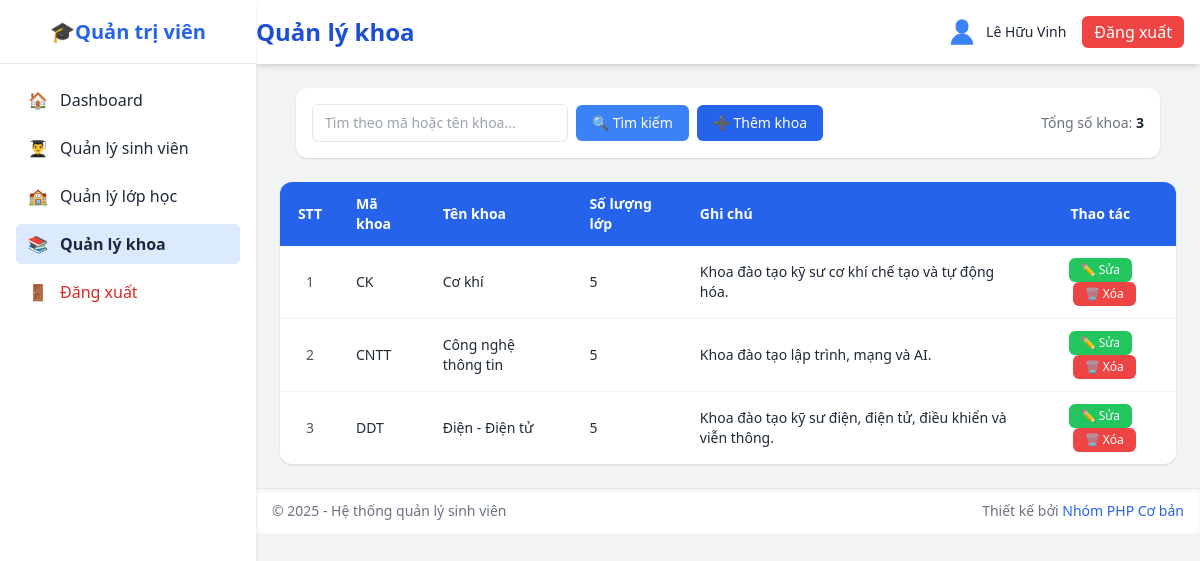
The page /admin/faculty_list.php (signed in) on the database its author committed.
### tables this page shows
CREATE TABLE `khoa` (
  `makhoa` varchar(20) NOT NULL,
  `tenkhoa` varchar(100) NOT NULL,
  `mota` text DEFAULT NULL
);

### database/pdo.php (called while the page is built, shortened)
<?php
class DB
{
    private static $pdo = null;
    private static function connect_pdo(): \PDO
    {
        $host = DB_HOST;
        $user = DB_USERNAME;
        $pass = DB_PASSWORD;
        $db   = DB_NAME;
        $charset = DB_CHARSET;
        $dsn = "mysql:host={$host};dbname={$db};charset={$charset}";
        try {
            $options = [
                \PDO::ATTR_ERRMODE => \PDO::ERRMODE_EXCEPTION,
                \PDO::ATTR_DEFAULT_FETCH_MODE => \PDO::FETCH_ASSOC,
                \PDO::ATTR_EMULATE_PREPARES => false,
            ];
            return new \PDO($dsn, $user, $pass, $options);
        } catch (\PDOException $e) {
            die('Kết nối PDO thất bại: ' . $e->getMessage());
        }
    }
    private static function init()
    {
        if (self::$pdo === null) {
            self::$pdo = self::connect_pdo();
        }
    }
    public static function getPdo()
    {
        return self::$pdo;
    }
    public static function select(string $sql, array $params = []): array
    {
        $stmt = self::getPdo()->prepare($sql);
        $stmt->execute($params);
        return $stmt->fetchAll();
    }
    public static function selectOne(string $sql, array $params = []): ?array
    {
        $stmt = self::getPdo()->prepare($sql);
        $stmt->execute($params);
        $row = $stmt->fetch();
        return $row === false ? null : $row;
    }
}

### admin/faculty_list.php (the view, shortened to what this page needs)
<?php
$search = trim($_GET['search'] ?? '');
$page = max(1, intval($_GET['page'] ?? 1));
$per_page = 5;
$offset = ($page - 1) * $per_page;
$where = [];
$params = [];
$whereClause = !empty($where) ? 'WHERE ' . implode(' AND ', $where) : '';
$total = DB::selectOne(
    "
    SELECT COUNT(*) as count
    FROM khoa k
    $whereClause",
    $params
)['count'];
$khoas = DB::select(
    "
    SELECT k.*, COUNT(l.malop) as solop
    FROM khoa k
    LEFT JOIN lop l ON k.makhoa = l.makhoa
    $whereClause
    GROUP BY k.makhoa
    ORDER BY k.tenkhoa
    LIMIT :offset, :limit",
    array_merge($params, ['offset' => $offset, 'limit' => $per_page])
);
include('../includes/sidebar.php');
include('../includes/header.php');
?>
<div class="max-w-7xl mx-auto px-4">
    <div class="bg-white rounded-xl shadow p-4 mb-4">
        <div class="flex flex-col sm:flex-row sm:items-center sm:justify-between gap-3">
            <div class="flex items-center gap-2 flex-wrap">
                <form method="GET" action="" class="flex items-center gap-2">
                    <input type="text" name="search" value="<?php echo htmlspecialchars($search); ?>"
                        placeholder="Tìm theo mã hoặc tên khoa..."
                        class="px-3 py-2 border rounded-md w-64 focus:ring-2 focus:ring-blue-400 outline-none text-sm" />
                    <button type="submit" class="bg-blue-500 hover:bg-blue-600 text-white px-4 py-2 rounded-md text-sm">
                        🔍 Tìm kiếm
                    </button>
                </form>
                <a href="faculty_add.php" class="bg-blue-600 hover:bg-blue-700 text-white px-4 py-2 rounded-md text-sm inline-flex items-center">
                    ➕ Thêm khoa
                </a>
            </div>
            <div class="text-gray-500 text-sm">
                Tổng số khoa: <span class="font-semibold text-gray-800"><?php echo $total; ?></span>
            </div>
        </div>
    </div>
</div>
<div class="bg-white rounded-xl shadow overflow-x-auto">
    <table class="min-w-full text-sm">
        <thead class="bg-blue-600 text-white">
            <tr>
                <th class="py-3 px-4 text-center" style="width: 60px">STT</th>
                <th class="py-3 px-4 text-left">Mã khoa</th>
                <th class="py-3 px-4 text-left">Tên khoa</th>
                <th class="py-3 px-4 text-left">Số lượng lớp</th>
                <th class="py-3 px-4 text-left">Ghi chú</th>
                <th class="py-3 px-4 text-center">Thao tác</th>
            </tr>
        </thead>
        <tbody class="divide-y divide-gray-100">
            <?php foreach ($khoas as $index => $khoa): ?>
                <tr class="hover:bg-gray-50">
                    <td class="py-3 px-4 text-center text-gray-600"><?php echo $offset + $index + 1; ?></td>
                    <td class="py-3 px-4"><?php echo htmlspecialchars($khoa['makhoa']); ?></td>
                    <td class="py-3 px-4"><?php echo htmlspecialchars($khoa['tenkhoa']); ?></td>
                    <td class="py-3 px-4"><?php echo $khoa['solop']; ?></td>
                    <td class="py-3 px-4"><?php echo htmlspecialchars($khoa['mota'] ?? ''); ?></td>
                    <td class="py-3 px-4 text-center space-x-2">
                        <a href="faculty_edit.php?makhoa=<?php echo urlencode($khoa['makhoa']); ?>"
                            class="bg-green-500 hover:bg-green-600 text-white px-3 py-1 rounded-md text-xs inline-block">
                            ✏️ Sửa
                        </a>
                        <a href="faculty_delete.php?makhoa=<?php echo urlencode($khoa['makhoa']); ?>"
                            onclick="return confirm('Bạn có chắc muốn xóa khoa \'<?php echo addslashes($khoa['tenkhoa']); ?>\'? Điều này sẽ xóa luôn các lớp trong khoa.');"
                            class="bg-red-500 hover:bg-red-600 text-white px-3 py-1 rounded-md text-xs inline-block">
                            🗑️ Xóa
                        </a>
                    </td>
                </tr>
            <?php endforeach; ?>
        </tbody>
    </table>
</div>
<?php include('../includes/footer.php'); ?>

### rows shown on the page
khoa: index "1", makhoa "CK", tenkhoa "Cơ khí", solop "5", mota "Khoa đào tạo kỹ sư cơ khí chế tạo và tự động hóa."
khoa: index "2", makhoa "CNTT", tenkhoa "Công nghệ thông tin", solop "5", mota "Khoa đào tạo lập trình, mạng và AI."
khoa: index "3", makhoa "DDT", tenkhoa "Điện - Điện tử", solop "5", mota "Khoa đào tạo kỹ sư điện, điện tử, điều khiển và viễn thông."

### other values the page prints
$page_title "Quản lý khoa"
$_SESSION['fullname'] "Lê Hữu Vinh"
$total "3"
